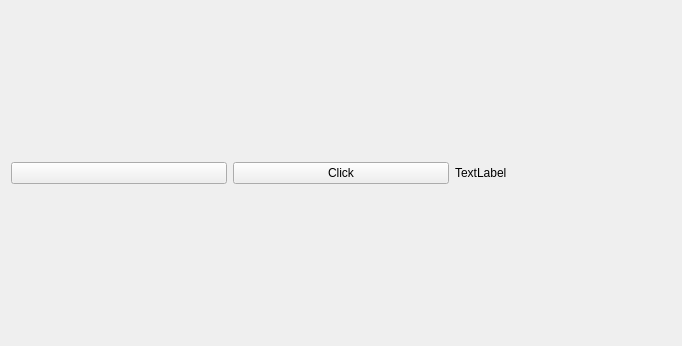
<?xml version="1.0" encoding="UTF-8"?>
<ui version="4.0">
 <class>MainWindow</class>
 <widget class="QMainWindow" name="MainWindow">
  <property name="geometry">
   <rect>
    <x>0</x>
    <y>0</y>
    <width>682</width>
    <height>346</height>
   </rect>
  </property>
  <property name="windowTitle">
   <string>Cybernetics  Lab1</string>
  </property>
  <widget class="QWidget" name="centralWidget">
   <layout class="QHBoxLayout" name="horizontalLayout">
    <item>
     <widget class="QPushButton" name="pushButton">
      <property name="text">
       <string/>
      </property>
      <property name="icon">
       <iconset>
        <normaloff>C:/Users/h250K/Pictures/gory-cvety-rassvet-solnce.jpg</normaloff>C:/Users/h250K/Pictures/gory-cvety-rassvet-solnce.jpg</iconset>
      </property>
      <property name="iconSize">
       <size>
        <width>200</width>
        <height>100</height>
       </size>
      </property>
     </widget>
    </item>
    <item>
     <widget class="QPushButton" name="Button">
      <property name="text">
       <string>Click</string>
      </property>
      <property name="flat">
       <bool>false</bool>
      </property>
     </widget>
    </item>
    <item>
     <widget class="QLabel" name="label">
      <property name="text">
       <string>TextLabel</string>
      </property>
     </widget>
    </item>
   </layout>
  </widget>
 </widget>
 <layoutdefault spacing="6" margin="11"/>
 <resources/>
 <connections/>
</ui>
